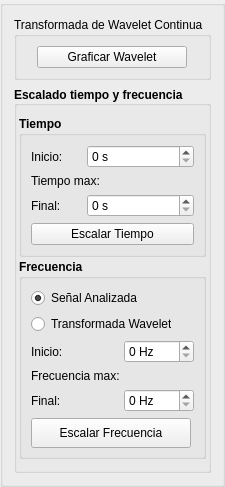
          <widget class="QGroupBox" name="groupBox_9">
           <property name="minimumSize">
            <size>
             <width>225</width>
             <height>0</height>
            </size>
           </property>
           <property name="maximumSize">
            <size>
             <width>225</width>
             <height>16777215</height>
            </size>
           </property>
           <property name="title">
            <string/>
           </property>
           <layout class="QGridLayout" name="gridLayout_11">
            <item row="1" column="0">
             <widget class="QGroupBox" name="groupBox_3">
              <property name="maximumSize">
               <size>
                <width>200</width>
                <height>400</height>
               </size>
              </property>
              <property name="font">
               <font>
                <weight>75</weight>
                <bold>true</bold>
               </font>
              </property>
              <property name="title">
               <string>Escalado tiempo y frecuencia</string>
              </property>
              <property name="alignment">
               <set>Qt::AlignLeading|Qt::AlignLeft|Qt::AlignVCenter</set>
              </property>
              <property name="flat">
               <bool>false</bool>
              </property>
              <property name="checkable">
               <bool>false</bool>
              </property>
              <layout class="QGridLayout" name="gridLayout_3">
               <property name="leftMargin">
                <number>2</number>
               </property>
               <property name="topMargin">
                <number>10</number>
               </property>
               <property name="rightMargin">
                <number>2</number>
               </property>
               <property name="bottomMargin">
                <number>11</number>
               </property>
               <property name="spacing">
                <number>2</number>
               </property>
               <item row="2" column="1">
                <widget class="QGroupBox" name="groupBox_5">
                 <property name="maximumSize">
                  <size>
                   <width>16777215</width>
                   <height>200</height>
                  </size>
                 </property>
                 <property name="title">
                  <string>Frecuencia</string>
                 </property>
                 <layout class="QGridLayout" name="gridLayout_5">
                  <item row="0" column="0">
                   <widget class="QRadioButton" name="radio_senal">
                    <property name="minimumSize">
                     <size>
                      <width>140</width>
                      <height>0</height>
                     </size>
                    </property>
                    <property name="font">
                     <font>
                      <weight>50</weight>
                      <bold>false</bold>
                     </font>
                    </property>
                    <property name="text">
                     <string>Señal Analizada</string>
                    </property>
                    <property name="iconSize">
                     <size>
                      <width>20</width>
                      <height>20</height>
                     </size>
                    </property>
                    <property name="checked">
                     <bool>true</bool>
                    </property>
                   </widget>
                  </item>
                  <item row="5" column="0">
                   <widget class="QLabel" name="label_5">
                    <property name="maximumSize">
                     <size>
                      <width>50</width>
                      <height>16777215</height>
                     </size>
                    </property>
                    <property name="font">
                     <font>
                      <weight>50</weight>
                      <bold>false</bold>
                     </font>
                    </property>
                    <property name="text">
                     <string>Final:</string>
                    </property>
                   </widget>
                  </item>
                  <item row="6" column="0" colspan="3">
                   <widget class="QPushButton" name="escalar_frecuencia">
                    <property name="sizePolicy">
                     <sizepolicy hsizetype="Minimum" vsizetype="Fixed">
                      <horstretch>0</horstretch>
                      <verstretch>0</verstretch>
                     </sizepolicy>
                    </property>
                    <property name="minimumSize">
                     <size>
                      <width>130</width>
                      <height>30</height>
                     </size>
                    </property>
                    <property name="maximumSize">
                     <size>
                      <width>160</width>
                      <height>50</height>
                     </size>
                    </property>
                    <property name="font">
                     <font>
                      <weight>50</weight>
                      <bold>false</bold>
                     </font>
                    </property>
                    <property name="text">
                     <string>Escalar Frecuencia</string>
                    </property>
                    <property name="icon">
                     <iconset>
                      <normaloff>pulse.png</normaloff>pulse.png</iconset>
                    </property>
                    <property name="iconSize">
                     <size>
                      <width>20</width>
                      <height>20</height>
                     </size>
                    </property>
                   </widget>
                  </item>
                  <item row="3" column="2">
                   <widget class="QSpinBox" name="frecuencia_inicial">
                    <property name="minimumSize">
                     <size>
                      <width>70</width>
                      <height>0</height>
                     </size>
                    </property>
                    <property name="font">
                     <font>
                      <weight>50</weight>
                      <bold>false</bold>
                     </font>
                    </property>
                    <property name="suffix">
                     <string> Hz</string>
                    </property>
                   </widget>
                  </item>
                  <item row="3" column="0" colspan="2">
                   <widget class="QLabel" name="label_4">
                    <property name="maximumSize">
                     <size>
                      <width>50</width>
                      <height>16777215</height>
                     </size>
                    </property>
                    <property name="font">
                     <font>
                      <weight>50</weight>
                      <bold>false</bold>
                     </font>
                    </property>
                    <property name="text">
                     <string>Inicio:</string>
                    </property>
                   </widget>
                  </item>
                  <item row="4" column="0" colspan="3">
                   <widget class="QLabel" name="label_frecuencia">
                    <property name="minimumSize">
                     <size>
                      <width>150</width>
                      <height>0</height>
                     </size>
                    </property>
                    <property name="font">
                     <font>
                      <weight>50</weight>
                      <bold>false</bold>
                     </font>
                    </property>
                    <property name="text">
                     <string>Frecuencia max:</string>
                    </property>
                   </widget>
                  </item>
                  <item row="5" column="2">
                   <widget class="QSpinBox" name="frecuencia_final">
                    <property name="minimumSize">
                     <size>
                      <width>70</width>
                      <height>0</height>
                     </size>
                    </property>
                    <property name="font">
                     <font>
                      <weight>50</weight>
                      <bold>false</bold>
                     </font>
                    </property>
                    <property name="suffix">
                     <string> Hz</string>
                    </property>
                    <property name="minimum">
                     <number>0</number>
                    </property>
                    <property name="maximum">
                     <number>1000000</number>
                    </property>
                    <property name="value">
                     <number>0</number>
                    </property>
                   </widget>
                  </item>
                  <item row="1" column="0">
                   <widget class="QRadioButton" name="radio_wavelet">
                    <property name="minimumSize">
                     <size>
                      <width>140</width>
                      <height>0</height>
                     </size>
                    </property>
                    <property name="font">
                     <font>
                      <weight>50</weight>
                      <bold>false</bold>
                     </font>
                    </property>
                    <property name="text">
                     <string>Transformada Wavelet</string>
                    </property>
                   </widget>
                  </item>
                 </layout>
                </widget>
               </item>
               <item row="1" column="1">
                <widget class="QGroupBox" name="groupBox_6">
                 <property name="maximumSize">
                  <size>
                   <width>16777215</width>
                   <height>150</height>
                  </size>
                 </property>
                 <property name="font">
                  <font>
                   <weight>75</weight>
                   <bold>true</bold>
                  </font>
                 </property>
                 <property name="title">
                  <string>Tiempo</string>
                 </property>
                 <layout class="QGridLayout" name="gridLayout_4">
                  <item row="2" column="2">
                   <widget class="QSpinBox" name="tiempo_final">
                    <property name="minimumSize">
                     <size>
                      <width>70</width>
                      <height>0</height>
                     </size>
                    </property>
                    <property name="font">
                     <font>
                      <weight>50</weight>
                      <bold>false</bold>
                     </font>
                    </property>
                    <property name="suffix">
                     <string> s</string>
                    </property>
                    <property name="minimum">
                     <number>0</number>
                    </property>
                    <property name="value">
                     <number>0</number>
                    </property>
                   </widget>
                  </item>
                  <item row="3" column="1" colspan="2">
                   <widget class="QPushButton" name="escalar_tiempo">
                    <property name="minimumSize">
                     <size>
                      <width>130</width>
                      <height>0</height>
                     </size>
                    </property>
                    <property name="font">
                     <font>
                      <weight>50</weight>
                      <bold>false</bold>
                     </font>
                    </property>
                    <property name="text">
                     <string>Escalar Tiempo</string>
                    </property>
                    <property name="icon">
                     <iconset>
                      <normaloff>hourglass.png</normaloff>hourglass.png</iconset>
                    </property>
                    <property name="iconSize">
                     <size>
                      <width>20</width>
                      <height>20</height>
                     </size>
                    </property>
                   </widget>
                  </item>
                  <item row="0" column="1">
                   <widget class="QLabel" name="label_19">
                    <property name="maximumSize">
                     <size>
                      <width>50</width>
                      <height>16777215</height>
                     </size>
                    </property>
                    <property name="font">
                     <font>
                      <weight>50</weight>
                      <bold>false</bold>
                     </font>
                    </property>
                    <property name="text">
                     <string>Inicio:</string>
                    </property>
                   </widget>
                  </item>
                  <item row="0" column="2">
                   <widget class="QSpinBox" name="tiempo_inicial">
                    <property name="minimumSize">
                     <size>
                      <width>70</width>
                      <height>0</height>
                     </size>
                    </property>
                    <property name="font">
                     <font>
                      <weight>50</weight>
                      <bold>false</bold>
                     </font>
                    </property>
                    <property name="suffix">
                     <string> s</string>
                    </property>
                   </widget>
                  </item>
                  <item row="1" column="1" colspan="2">
                   <widget class="QLabel" name="label_tiempo">
                    <property name="minimumSize">
                     <size>
                      <width>130</width>
                      <height>0</height>
                     </size>
                    </property>
                    <property name="font">
                     <font>
                      <weight>50</weight>
                      <bold>false</bold>
                     </font>
                    </property>
                    <property name="text">
                     <string>Tiempo max:</string>
                    </property>
                   </widget>
                  </item>
                  <item row="2" column="1">
                   <widget class="QLabel" name="label_21">
                    <property name="maximumSize">
                     <size>
                      <width>50</width>
                      <height>16777215</height>
                     </size>
                    </property>
                    <property name="font">
                     <font>
                      <weight>50</weight>
                      <bold>false</bold>
                     </font>
                    </property>
                    <property name="text">
                     <string>Final:</string>
                    </property>
                   </widget>
                  </item>
                 </layout>
                </widget>
               </item>
              </layout>
             </widget>
            </item>
            <item row="0" column="0">
             <widget class="QGroupBox" name="groupBox_7">
              <property name="minimumSize">
               <size>
                <width>0</width>
                <height>0</height>
               </size>
              </property>
              <property name="maximumSize">
               <size>
                <width>200</width>
                <height>80</height>
               </size>
              </property>
              <property name="font">
               <font>
                <weight>50</weight>
                <bold>false</bold>
               </font>
              </property>
              <property name="title">
               <string>Transformada de Wavelet Continua</string>
              </property>
              <layout class="QGridLayout" name="gridLayout_6">
               <item row="0" column="0">
                <widget class="QPushButton" name="graficar_wavelet">
                 <property name="maximumSize">
                  <size>
                   <width>150</width>
                   <height>16777215</height>
                  </size>
                 </property>
                 <property name="font">
                  <font>
                   <weight>50</weight>
                   <bold>false</bold>
                  </font>
                 </property>
                 <property name="text">
                  <string>Graficar Wavelet</string>
                 </property>
                 <property name="icon">
                  <iconset>
                   <normaloff>plot - Copy.png</normaloff>plot - Copy.png</iconset>
                 </property>
                 <property name="iconSize">
                  <size>
                   <width>25</width>
                   <height>25</height>
                  </size>
                 </property>
                </widget>
               </item>
              </layout>
             </widget>
            </item>
           </layout>
          </widget>
